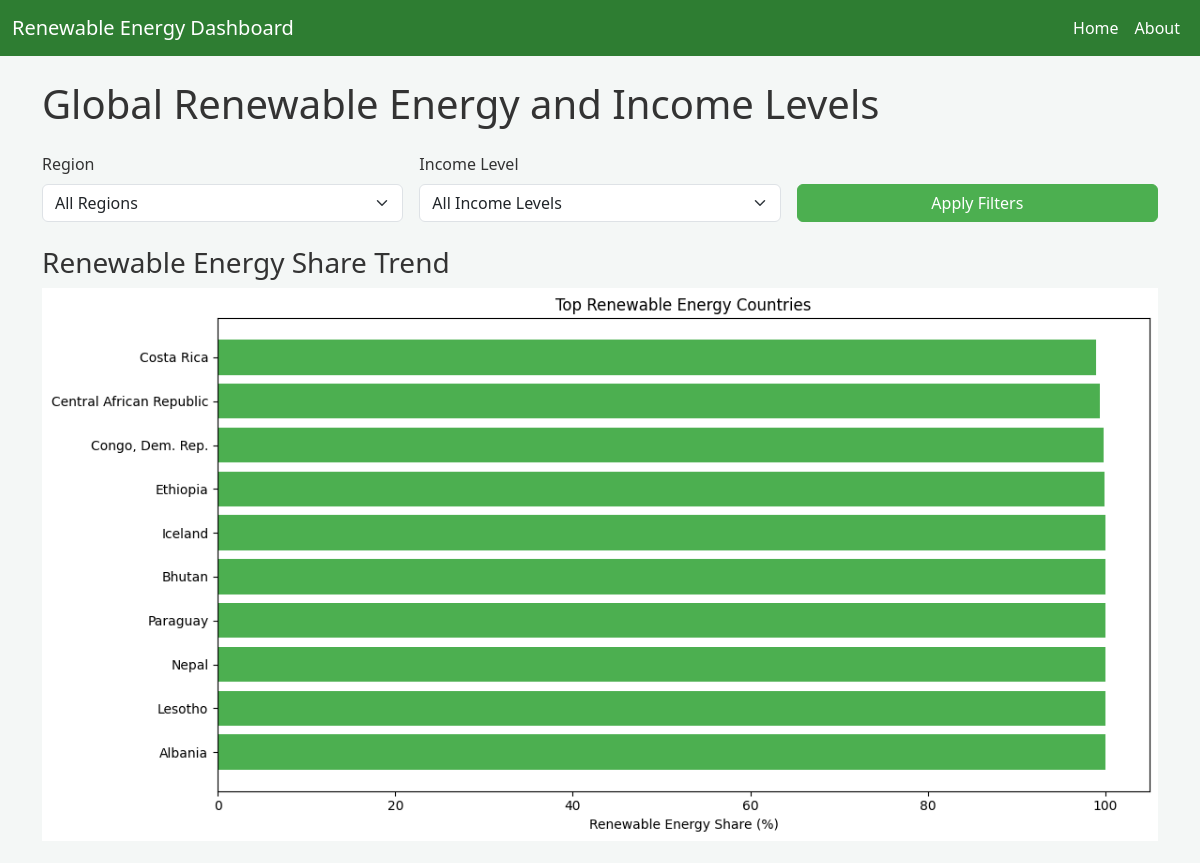
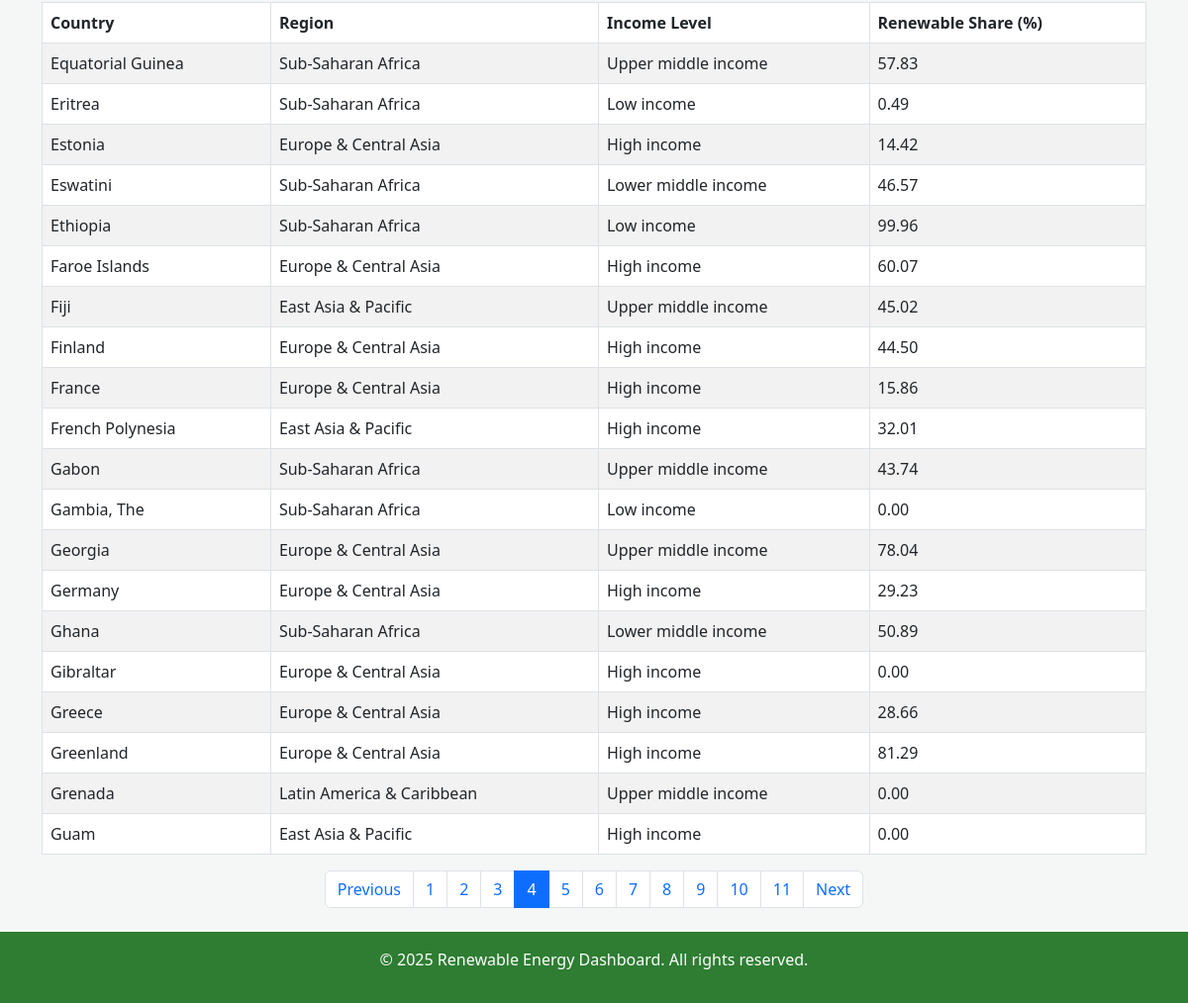
/?page=4, run on the app's committed database (2 pictures, top to bottom).
### energy/models.py (models this page shows, shortened)
class Country(models.Model):
    name = models.CharField(max_length=100, unique=True)
    code = models.CharField(max_length=4, unique=True, null=True, blank=True)
    type = models.CharField(max_length=10, default='Unknown')
    region = models.CharField(max_length=50, default='Unknown')
    income_group = models.CharField(max_length=30, default='Unknown')
    renewable_share = models.FloatField()

### energy/views.py (the view)
# urls.py: path('', views.index, name='index'),
def index(request):
    selected_region = request.GET.get('region')
    selected_income = request.GET.get('income_group')
    countries = Country.objects.all().order_by('name')
    if selected_region and selected_region != 'Unknown':
        countries = countries.filter(region=selected_region)
    if selected_income and selected_income != 'Unknown':
        countries = countries.filter(income_group=selected_income)
    paginator = Paginator(countries, 20)
    page_number = request.GET.get('page')
    page_obj = paginator.get_page(page_number)
    regions = Country.objects.exclude(region='Unknown').values_list(
        'region', flat=True).distinct().order_by('region')
    income_levels = Country.objects.exclude(income_group='Unknown').values_list(
        'income_group', flat=True).distinct().order_by('income_group')
    graphic = None
    if countries.exists():
        plt.figure(figsize=(12, 6))
        top_countries = countries.order_by('-renewable_share')[:10]
        country_names = [c.name for c in top_countries]
        renewable_shares = [c.renewable_share for c in top_countries]
        plt.barh(country_names, renewable_shares, color='#4CAF50')
        plt.xlabel('Renewable Energy Share (%)')
        plt.title('Top Renewable Energy Countries')
        plt.tight_layout()
        buffer = BytesIO()
        plt.savefig(buffer, format='png', bbox_inches='tight')
        graphic = base64.b64encode(buffer.getvalue()).decode('utf-8')
        plt.close()
    context = {
        'countries': page_obj.object_list,
        'regions': regions,
        'income_levels': income_levels,
        'graphic': graphic,
        'page_obj': page_obj,
        'is_paginated': page_obj.has_other_pages(),
        'current_region': selected_region,
        'current_income': selected_income,
    }
    return render(request, 'index.html', context)

### templates/energy/index.html (shortened to what this page needs)
{% extends 'base.html' %}
{% block content %}
<h1 class="mb-4">Global Renewable Energy and Income Levels</h1>
<form method="GET" class="mb-4">
    <div class="row g-3">
        <div class="col-md-4">
            <label for="region" class="form-label">Region</label>
            <select name="region" id="region" class="form-select">
                <option value="">All Regions</option>
            </select>
        </div>
        <div class="col-md-4">
            <label for="income_group" class="form-label">Income Level</label>
            <select name="income_group" id="income_group" class="form-select">
                <option value="">All Income Levels</option>
            </select>
        </div>
        <div class="col-md-4 d-flex align-items-end">
            <button type="submit" class="btn btn-primary w-100">Apply Filters</button>
        </div>
    </div>
</form>
{% if graphic %}
    <div class="mb-4">
        <h3>Renewable Energy Share Trend</h3>
        <img alt="Renewable Energy Trend" class="img-fluid" style="max-width: 100%;">
    </div>
{% endif %}
<div class="table-responsive">
    <table class="table table-striped table-bordered">
        <thead>
            <tr>
                <th>Country</th>
                <th>Region</th>
                <th>Income Level</th>
                <th>Renewable Share (%)</th>
            </tr>
        </thead>
        <tbody>
            {% for country in countries %}
                <tr>
                    <td>{{ country.name }}</td>
                    <td>{{ country.region }}</td>
                    <td>{{ country.income_group }}</td>
                    <td>{{ country.renewable_share|floatformat:2 }}</td>
                </tr>
            {% empty %}
                <tr>
                    <td colspan="4" class="text-center">No data available</td>
                </tr>
            {% endfor %}
        </tbody>
    </table>
</div>
{% if is_paginated %}
    <nav aria-label="Page navigation">
        <ul class="pagination justify-content-center">
            {% if page_obj.has_previous %}
                <li class="page-item">
                    <a class="page-link" href="?page={{ page_obj.previous_page_number }}{% if current_region %}&region={{ current_region }}{% endif %}{% if current_income %}&income_group={{ current_income }}{% endif %}">Previous</a>
                </li>
            {% else %}
                <li class="page-item disabled">
                    <span class="page-link">Previous</span>
                </li>
            {% endif %}
            {% for num in page_obj.paginator.page_range %}
                <li class="page-item {% if page_obj.number == num %}active{% endif %}">
                    <a class="page-link" href="?page={{ num }}{% if current_region %}&region={{ current_region }}{% endif %}{% if current_income %}&income_group={{ current_income }}{% endif %}">{{ num }}</a>
                </li>
            {% endfor %}
            {% if page_obj.has_next %}
                <li class="page-item">
                    <a class="page-link" href="?page={{ page_obj.next_page_number }}{% if current_region %}&region={{ current_region }}{% endif %}{% if current_income %}&income_group={{ current_income }}{% endif %}">Next</a>
                </li>
            {% else %}
                <li class="page-item disabled">
                    <span class="page-link">Next</span>
                </li>
            {% endif %}
        </ul>
    </nav>
{% endif %}
{% endblock %}

### templates/energy/base.html (style rules this page uses)
body { background-color: #f4f7f6; color: #333; }
.table thead { background-color: #4caf50; color: white; }
.btn-primary { background-color: #4caf50; border-color: #4caf50; }

### data on the page
Country: name "Equatorial Guinea", region "Sub-Saharan Africa", income_group "Upper middle income", renewable_share "57.83"
Country: name "Eritrea", region "Sub-Saharan Africa", income_group "Low income", renewable_share "0.49"
Country: name "Estonia", region "Europe & Central Asia", income_group "High income", renewable_share "14.42"
Country: name "Eswatini", region "Sub-Saharan Africa", income_group "Lower middle income", renewable_share "46.57"
Country: name "Ethiopia", region "Sub-Saharan Africa", income_group "Low income", renewable_share "99.96"
Country: name "Faroe Islands", region "Europe & Central Asia", income_group "High income", renewable_share "60.07"
Country: name "Fiji", region "East Asia & Pacific", income_group "Upper middle income", renewable_share "45.02"
Country: name "Finland", region "Europe & Central Asia", income_group "High income", renewable_share "44.50"
Country: name "France", region "Europe & Central Asia", income_group "High income", renewable_share "15.86"
Country: name "French Polynesia", region "East Asia & Pacific", income_group "High income", renewable_share "32.01"
Country: name "Gabon", region "Sub-Saharan Africa", income_group "Upper middle income", renewable_share "43.74"
Country: name "Gambia, The", region "Sub-Saharan Africa", income_group "Low income", renewable_share "0.00"
Country: name "Georgia", region "Europe & Central Asia", income_group "Upper middle income", renewable_share "78.04"
Country: name "Germany", region "Europe & Central Asia", income_group "High income", renewable_share "29.23"
Country: name "Ghana", region "Sub-Saharan Africa", income_group "Lower middle income", renewable_share "50.89"
Country: name "Gibraltar", region "Europe & Central Asia", income_group "High income", renewable_share "0.00"
Country: name "Greece", region "Europe & Central Asia", income_group "High income", renewable_share "28.66"
Country: name "Greenland", region "Europe & Central Asia", income_group "High income", renewable_share "81.29"
Country: name "Grenada", region "Latin America & Caribbean", income_group "Upper middle income", renewable_share "0.00"
Country: name "Guam", region "East Asia & Pacific", income_group "High income", renewable_share "0.00"

### other printed values
{{ num }} "1" "2" "3" "4" "5" "6" "7" "8" "9" "10" "11"
